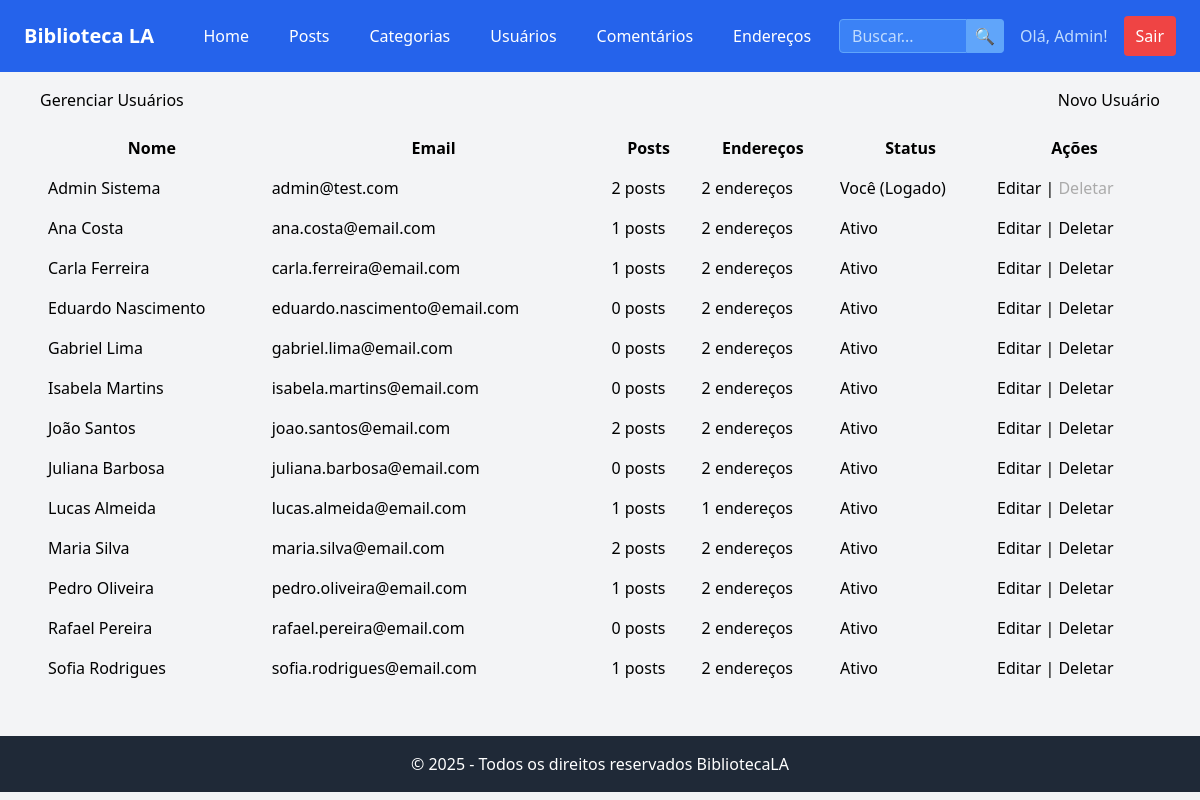
Page /admin/index.php?page=usuarios (signed in) on the earlier database version.
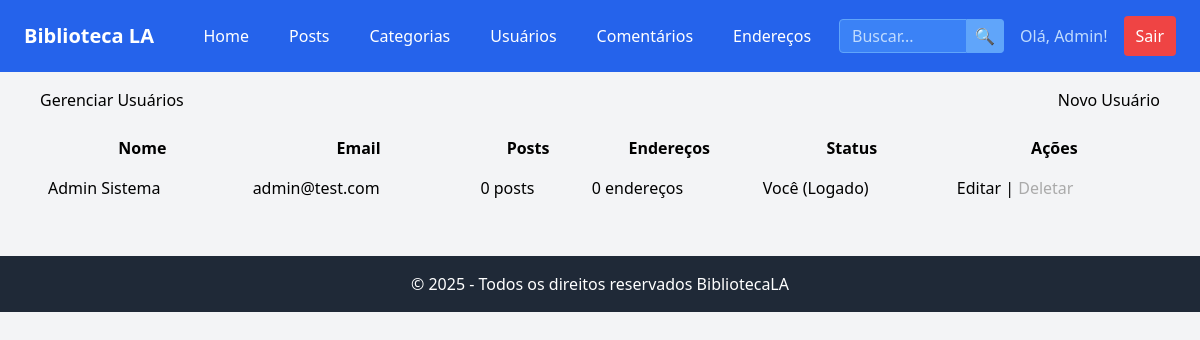
Same page on the later database version.
### tables this page shows
CREATE TABLE IF NOT EXISTS `usuarios` (
  `id` INT AUTO_INCREMENT NOT NULL, 
  `nome` VARCHAR(255) NOT NULL,
  `sobrenome` VARCHAR(255) NOT NULL,
  `email` VARCHAR(255) NOT NULL,
  `password` VARCHAR(127) NOT NULL,
  `phone1` VARCHAR(45) NULL,
  `tipo_phone1` VARCHAR(16) NULL,
  `phone2` VARCHAR(45) NULL,
  `tipo_phone2` VARCHAR(16) NULL,
  `created_at` TIMESTAMP NOT NULL,
  `updated_at` TIMESTAMP NOT NULL,
  PRIMARY KEY (`id`));

### admin/database/Conexao.php (called while the page is built)
<?php
class Conexao {
    private static $host = 'localhost';
    private static $port = '3306';
    private static $dbname = 'meu_blog';
    private static $usuario = 'root';
    private static $senha = '';
    private static $pdo = null;
    public static function getConexao() {
        if (self::$pdo === null) {
            try {
                self::$pdo = new PDO(
                    'mysql:host=' . self::$host . ';port=' . self::$port . ';dbname=' . self::$dbname . ';charset=utf8',
                    self::$usuario,
                    self::$senha
                );
                self::$pdo->setAttribute(PDO::ATTR_ERRMODE, PDO::ERRMODE_EXCEPTION);
            } catch (PDOException $e) {
                die('Erro de conexão: ' . $e->getMessage());
            }
        }
        return self::$pdo;
    }
}
?>

### admin/services/UserService.php (called while the page is built, shortened)
<?php
require_once __DIR__ . '/../database/Conexao.php';
require_once __DIR__ . '/../database/Usuario.php';
class UserService {
    private $pdo;
    public function __construct() {
        $this->pdo = Conexao::getConexao();
    }
    public function getAllUsers() {
        $sql = "SELECT * FROM usuarios ORDER BY nome";
        $stmt = $this->pdo->query($sql);
        $users = [];
        while ($row = $stmt->fetch()) {
            $user = new Usuario();
            $user->setId($row['id']);
            $user->setNome($row['nome']);
            $user->setSobrenome($row['sobrenome']);
            $user->setEmail($row['email']);
            $users[] = $user;
        }
        return $users;
    }
    public function countPostsByUser($user_id) {
        $sql = "SELECT COUNT(*) FROM posts WHERE user_id = ?";
        $stmt = $this->pdo->prepare($sql);
        $stmt->execute([$user_id]);
        return $stmt->fetchColumn();
    }
}
?>

### admin/database/Usuario.php (called while the page is built, shortened)
<?php
class Usuario {
    private $id;
    private $nome;
    private $sobrenome;
    private $email;
    public function __construct($id = null, $nome = null, $sobrenome = null, $email = null, $password = null, $phone1 = null, $tipo_phone1 = null, $phone2 = null, $tipo_phone2 = null, $created_at = null, $updated_at = null) {
        $this->id = $id;
        $this->nome = $nome;
        $this->sobrenome = $sobrenome;
        $this->email = $email;
    }
    public function getId() { return $this->id; }
    public function setId($id) { $this->id = $id; }
    public function getNome() { return $this->nome; }
    public function setNome($nome) { $this->nome = $nome; }
    public function getSobrenome() { return $this->sobrenome; }
    public function setSobrenome($sobrenome) { $this->sobrenome = $sobrenome; }
    public function getEmail() { return $this->email; }
    public function setEmail($email) { $this->email = $email; }
}
?>

### admin/services/EnderecoService.php (called while the page is built, shortened)
<?php
require_once __DIR__ . '/../database/Conexao.php';
class EnderecoService {
    private $pdo;
    public function __construct() {
        $this->pdo = Conexao::getConexao();
    }
    public function getEnderecosByUserId($user_id) {
        try {
            $sql = "SELECT * FROM enderecos WHERE user_id = :user_id ORDER BY created_at DESC";
            $stmt = $this->pdo->prepare($sql);
            $stmt->bindParam(':user_id', $user_id, PDO::PARAM_INT);
            $stmt->execute();
            $enderecos = [];
            while ($row = $stmt->fetch(PDO::FETCH_ASSOC)) {
                $enderecos[] = new Endereco(
                    $row['id'],
                    $row['user_id'],
                    $row['nome'],
                    $row['rua'],
                    $row['numero'],
                    $row['cidade'],
                    $row['bairro'],
                    $row['created_at'],
                    $row['updated_at']
                );
            }
            return $enderecos;
        } catch (PDOException $e) {
            error_log("Erro ao buscar endereços do usuário: " . $e->getMessage());
            return [];
        }
    }
}
?>

### admin/components/usuario/UsuarioList.php (the view, shortened to what the changed rows need)
<?php
require_once __DIR__ . '/../../services/UserService.php';
require_once __DIR__ . '/../../services/EnderecoService.php';
$userService = new UserService();
$enderecoService = new EnderecoService();
$usuarios = $userService->getAllUsers();
?>
<div>
    <div style="display: flex; justify-content: space-between; align-items: center; margin-bottom: 16px;">
        <h2>Gerenciar Usuários</h2>
    </div>
    <?php if (empty($usuarios)): ?>
        <div style="text-align: center; padding: 32px; color: #888;">
            <p>Nenhum usuário encontrado.</p>
            <a href="?page=usuarios&action=create">Criar o primeiro usuário</a>
        </div>
    <?php else: ?>
        <table border="1" cellpadding="8" cellspacing="0" style="width: 100%; border-collapse: collapse;">
            <thead>
                <tr>
                    <th>Nome</th>
                    <th>Email</th>
                    <th>Posts</th>
                    <th>Endereços</th>
                    <th>Status</th>
                    <th>Ações</th>
                </tr>
            </thead>
            <tbody>
                <?php foreach ($usuarios as $usuario): ?>
                    <?php
                    $countPosts = $userService->countPostsByUser($usuario->getId());
                    $enderecos = $enderecoService->getEnderecosByUserId($usuario->getId());
                    $countEnderecos = count($enderecos);
                    ?>
                    <tr>
                        <td><?php echo htmlspecialchars($usuario->getNome() . ' ' . $usuario->getSobrenome()); ?></td>
                        <td><?php echo htmlspecialchars($usuario->getEmail()); ?></td>
                        <td><?php echo $countPosts; ?> posts</td>
                        <td>
                            <a href="?page=enderecos&action=view&user_id=<?php echo $usuario->getId(); ?>">
                                <?php echo $countEnderecos; ?> endereços
                            </a>
                        </td>
                        <td>
                            <?php if ($usuario->getId() == $_SESSION['user_id']): ?>
                                Você (Logado)
                            <?php else: ?>
                                Ativo
                            <?php endif; ?>
                        </td>
                        <td>
                            <a href="?page=usuarios&action=edit&id=<?php echo $usuario->getId(); ?>">Editar</a> |
                            <?php if ($usuario->getId() != $_SESSION['user_id']): ?>
                                <a href="?page=usuarios&delete=<?php echo $usuario->getId(); ?>" onclick="return confirm('Tem certeza que deseja deletar este usuário?')">Deletar</a>
                            <?php else: ?>
                                <span style="color: #aaa;">Deletar</span>
                            <?php endif; ?>
                        </td>
                    </tr>
                <?php endforeach; ?>
            </tbody>
        </table>
    <?php endif; ?>
</div>

Differences in the rows shown:
removed usuarios: $usuario->getNome() . ' ' . $usuario->getSobrenome() "Ana Costa", email "ana.costa@email.com", countPosts "1", countEnderecos "2", shows "Ativo"
removed usuarios: $usuario->getNome() . ' ' . $usuario->getSobrenome() "Carla Ferreira", email "carla.ferreira@email.com", countPosts "1", countEnderecos "2", shows "Ativo"
removed usuarios: $usuario->getNome() . ' ' . $usuario->getSobrenome() "Eduardo Nascimento", email "eduardo.nascimento@email.com", countPosts "0", countEnderecos "2", shows "Ativo"
removed usuarios: $usuario->getNome() . ' ' . $usuario->getSobrenome() "Gabriel Lima", email "gabriel.lima@email.com", countPosts "0", countEnderecos "2", shows "Ativo"
removed usuarios: $usuario->getNome() . ' ' . $usuario->getSobrenome() "Isabela Martins", email "isabela.martins@email.com", countPosts "0", countEnderecos "2", shows "Ativo"
removed usuarios: $usuario->getNome() . ' ' . $usuario->getSobrenome() "João Santos", email "joao.santos@email.com", countPosts "2", countEnderecos "2", shows "Ativo"
removed usuarios: $usuario->getNome() . ' ' . $usuario->getSobrenome() "Juliana Barbosa", email "juliana.barbosa@email.com", countPosts "0", countEnderecos "2", shows "Ativo"
removed usuarios: $usuario->getNome() . ' ' . $usuario->getSobrenome() "Lucas Almeida", email "lucas.almeida@email.com", countPosts "1", countEnderecos "1", shows "Ativo"
removed usuarios: $usuario->getNome() . ' ' . $usuario->getSobrenome() "Maria Silva", email "maria.silva@email.com", id "2", countEnderecos "2", shows "Ativo"
removed usuarios: $usuario->getNome() . ' ' . $usuario->getSobrenome() "Pedro Oliveira", email "pedro.oliveira@email.com", countPosts "1", countEnderecos "2", shows "Ativo"
removed usuarios: $usuario->getNome() . ' ' . $usuario->getSobrenome() "Rafael Pereira", email "rafael.pereira@email.com", countPosts "0", countEnderecos "2", shows "Ativo"
removed usuarios: $usuario->getNome() . ' ' . $usuario->getSobrenome() "Sofia Rodrigues", email "sofia.rodrigues@email.com", countPosts "1", countEnderecos "2", shows "Ativo"
computed for usuarios "Admin Sistema": countPosts "2" → "0"; countEnderecos "2" → "0"
